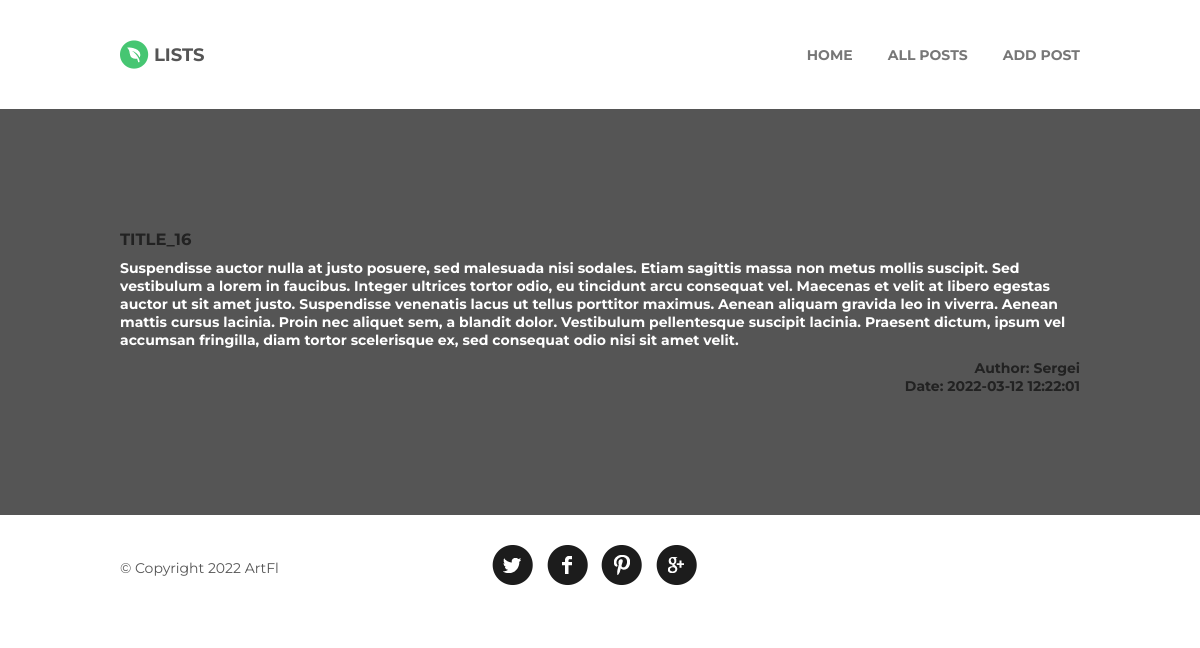
Screenshot of /article/detail.php?article=post_16 with the database file from the repository.
### tables this page shows
CREATE TABLE `posts` (
  `ID` int(10) NOT NULL,
  `ACTIVE` tinyint(1) NOT NULL,
  `TITLE` varchar(20) NOT NULL,
  `CODE` varchar(10) NOT NULL,
  `CONTENT` text NOT NULL,
  `CATEGORY_ID` int(10) NOT NULL,
  `AUTHOR_ID` int(10) NOT NULL,
  `DATE` datetime NOT NULL
);

CREATE TABLE `authors` (
  `ID` int(10) NOT NULL,
  `NAME` varchar(100) NOT NULL
);

### article/functions.php (called while the page is built, shortened)
<?php
function getCode($dbConnect, $code)
{
    $query = "SELECT * FROM posts WHERE CODE = '{$code}'";
    $result = mysqli_query($dbConnect, $query) or die("SQL: getCode Error!" . __FILE__ . " " . __LINE__);
    return $result;
}
function getIdAuthor($dbConnect, $authorId)
{
    $query = "SELECT * FROM authors WHERE ID = {$authorId}";
    $result = mysqli_query($dbConnect, $query) or die("SQL: getIdAutho Error!" . __FILE__ . " " . __LINE__);
    return $result;
}

### article/detail.php (the view, shortened to what this page needs)
<?php
    require_once '../core/core.php';
    require_once './functions.php';
    require_once './header.php';
    if (!empty($_GET['article'])) {
        $code = $_GET['article'];
        $result = getCode($mysqli, $code);
        $row = mysqli_fetch_row($result);
        $result = getIdAuthor($mysqli, $row[6]);
        $row1 = mysqli_fetch_row($result);
    }
?>
<section class="promo">
    <div class="container">
        <div class="content">
            <h3><?php echo $row[2];?></h3>
            <p><?php echo $row[4];?></p>
            <p class="author"><?php echo 'Author: ' . $row1[1] . '<br>Date: ' .  $row[7];?></p>
        </div>
    </div>
</section>
<?php
require_once './footer.php';

### css/style.css (style rules this page uses)
* { margin: 0; padding: 0; }
.container { width: 80%; max-width: 1280px; margin: 0 auto; }
.body h1, h2, h3 { font-family: 'Montserrat'; text-transform: uppercase; font-weight: 700; }
.promo { background-color: #555555; background-size: cover; }
.content { padding: 120px 0; text-align: start; font-family: 'Montserrat'; font-size: 14px; color: #ffffff; font-weight: 700; }
.author { padding-top: 10px; text-align: end; color: #222222; }
.content h3 { color: #222222; padding-bottom: 10px; }

### rows the page displays
posts: TITLE "TITLE_16", CONTENT "Suspendisse auctor nulla at justo posuere, sed malesuada nisi sodales. Etiam sagittis massa non metus mollis suscipit. Sed vestibulum a lorem in faucibus. Integer ultrices tortor odio, eu tincidunt arcu consequat vel. Maecenas et velit at libero egestas auctor ut sit amet justo. Suspendisse venenatis lacus ut tellus porttitor maximus. Aenean aliquam gravida leo in viverra. Aenean mattis cursus lacinia. Proin nec aliquet sem, a blandit dolor. Vestibulum pellentesque suscipit lacinia. Praesent dictum, ipsum vel accumsan fringilla, diam tortor scelerisque ex, sed consequat odio nisi sit amet velit.", DATE "2022-03-12 12:22:01"
authors: NAME "Sergei"
